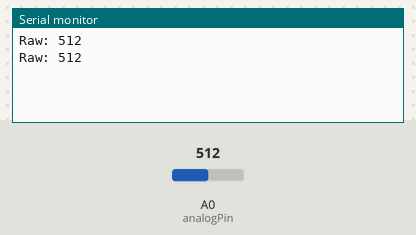
The sketch below on a simulated Arduino Uno, built with avr-gcc and run on an emulated ATmega328P. Parts: the last lines printed to the serial monitor. Inputs (shaded band) come from the test bench; at power-on: A0 (analogPin) = 512.

Above: at 1.8 s.
1.9 s: A0 (analogPin) set to 716
At 2.3 s:
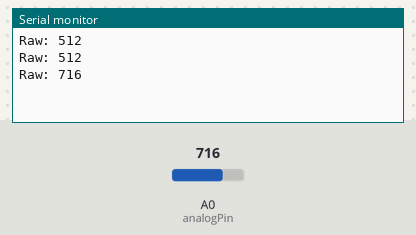
3.4 s: A0 (analogPin) set to 900
At 4.8 s:
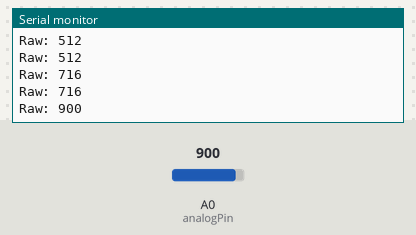
Timing chart, 0 to 6.4 s (numbered marks = the images above; inputs shaded):
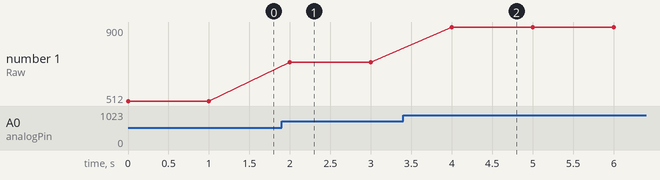

Measured:
- after the input at 1.9 s, the serial monitor: prints a new line after 0.10 s (image 1)
- after the input at 3.4 s, the serial monitor: prints a new line after 0.60 s (image 2)
- plotted number 1: 512 → 716 after the input at 1.9 s, 716 → 900 after the input at 3.4 s

The sketch:

soil_Moisture.ino
```cpp
int analogPin = A0;
int moisture;
int percentage;

void setup() {
  Serial.begin(9600);
}
void loop() {
  moisture=analogRead(analogPin);
  Serial.print("Raw: ");
  Serial.print(moisture);
  Serial.println("");
  delay(1000);
 }
```
